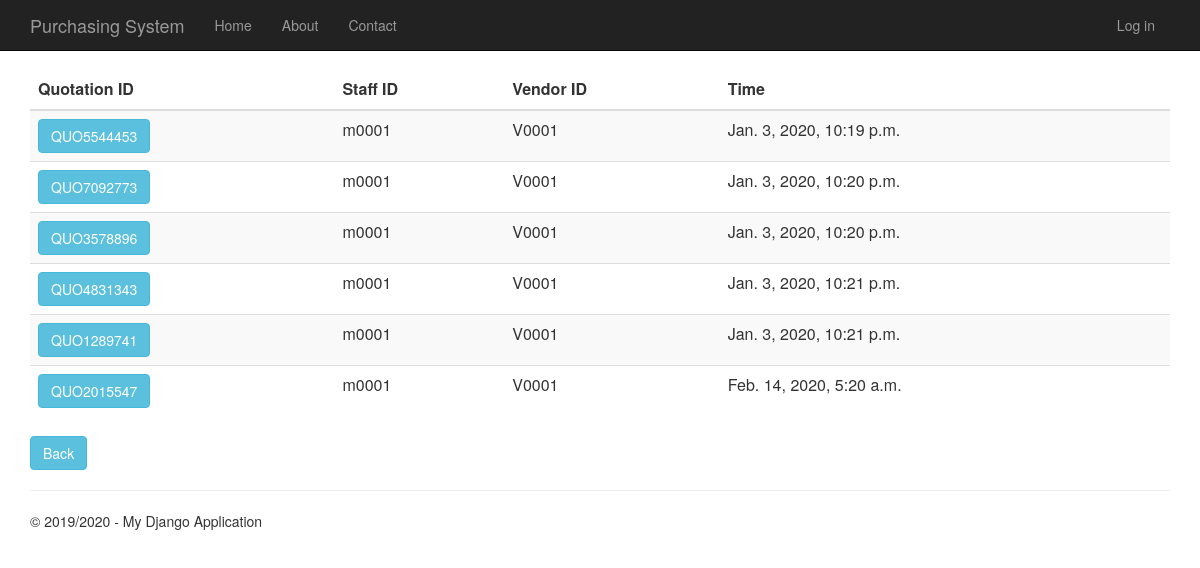
The page /quotationhistory on the database its author committed.
### Quotation/models.py (models this page shows, shortened)
class Quotation(models.Model):
    quotation_id = models.CharField(primary_key=True, max_length=10)
    time_created = models.DateTimeField()
    description = models.TextField(null=True,default=None, blank=True)
    total_price = models.DecimalField(max_digits=10, decimal_places=2, default=Decimal('0.00'))
    person_id = models.ForeignKey(Person, on_delete = models.CASCADE)
    vendor_id = models.ForeignKey(Vendor, on_delete = models.CASCADE)
    request_for_quotation_id = models.OneToOneField(RequestForQuotation, on_delete = models.CASCADE)

### app/models.py (models this page shows, shortened)
class Person(models.Model):
    user_id = models.OneToOneField(User)
    person_id = models.CharField(primary_key=True, max_length=10)
    person_name = models.TextField()
    person_address = models.TextField()
    person_phone_number = models.TextField()
    person_role = models.TextField(default = 'EMPLOYEE')

class Vendor(models.Model):
    vendor_id = models.CharField(primary_key=True, max_length=10)
    vendor_name = models.TextField()
    vendor_phone_number = models.TextField()
    vendor_address = models.TextField()
    vendor_email = models.TextField()
    def __str__(self):
        return str(self.vendor_id)

### Quotation/views.py (the view)
# urls.py: url(r'^quotationhistory', Quotation.views.quotationhistory, name="quotation_history"),
def quotationhistory(request):
    quotations = Quotation.objects.all()
    context = {
            'title':'Quotation History',
            'rows':quotations,
            'year':'2019/2020'
        }
    return render(request,'Quotation/quotationhistory.html',context)

### Quotation/templates/Quotation/quotationhistory.html
﻿{% extends "app/layout.html" %}
{% block content %}
<div class="purchaseorderhistory margintop" action="menu">
    <form action="quotationhistorydetails" method="GET">
        <table class="table table-striped margintop">
            <thead>
                <tr>
                    <th scope="col">Quotation ID</th>
                    <th scope="col">Staff ID</th>
                    <th scope="col">Vendor ID</th>
                    <th scope="col">Time</th>
                </tr>
            </thead>
            <tbody>
                {% for r in rows %}
                <tr>
                    <td><button type="submit" name="quo_id" value="{{r.quotation_id}}" class="btn btn-info">{{r.quotation_id}}</button></td>
                    <td>{{r.person_id.person_id}}</td>
                    <td>{{r.vendor_id}}</td>
                    <td>{{r.time_created}}</td>
                </tr>
                {% endfor %}
            </tbody>
        </table>
        <div class="margintop">
            <a type="submit" class="btn btn-info" href="/menu">Back</a>
        </div>
    </form>
</div>
{% endblock %}

### app/static/app/content/site.css (style rules this page uses)
body { padding-top: 50px; padding-bottom: 20px; }

### rows shown on the page
Quotation: quotation_id "QUO5544453", person_id.person_id "m0001", vendor_id "V0001", time_created "Jan. 3, 2020, 10:19 p.m."
Quotation: quotation_id "QUO7092773", person_id.person_id "m0001", vendor_id "V0001", time_created "Jan. 3, 2020, 10:20 p.m."
Quotation: quotation_id "QUO3578896", person_id.person_id "m0001", vendor_id "V0001", time_created "Jan. 3, 2020, 10:20 p.m."
Quotation: quotation_id "QUO4831343", person_id.person_id "m0001", vendor_id "V0001", time_created "Jan. 3, 2020, 10:21 p.m."
Quotation: quotation_id "QUO1289741", person_id.person_id "m0001", vendor_id "V0001", time_created "Jan. 3, 2020, 10:21 p.m."
Quotation: quotation_id "QUO2015547", person_id.person_id "m0001", vendor_id "V0001", time_created "Feb. 14, 2020, 5:20 a.m."

### other values the page prints
{{ year }} "2019/2020"
